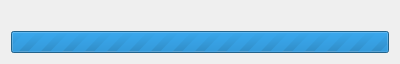
<?xml version="1.0" encoding="UTF-8"?>
<ui version="4.0">
 <class>hexviewer_progress_bar</class>
 <widget class="QDialog" name="hexviewer_progress_bar">
  <property name="windowModality">
   <enum>Qt::WindowModal</enum>
  </property>
  <property name="geometry">
   <rect>
    <x>0</x>
    <y>0</y>
    <width>400</width>
    <height>44</height>
   </rect>
  </property>
  <property name="windowTitle">
   <string>Dialog</string>
  </property>
  <layout class="QVBoxLayout" name="verticalLayout">
   <item>
    <widget class="QLabel" name="label_message">
     <property name="text">
      <string/>
     </property>
    </widget>
   </item>
   <item>
    <widget class="QProgressBar" name="progressBar">
     <property name="maximum">
      <number>0</number>
     </property>
     <property name="value">
      <number>-1</number>
     </property>
    </widget>
   </item>
  </layout>
 </widget>
 <resources/>
 <connections/>
</ui>
